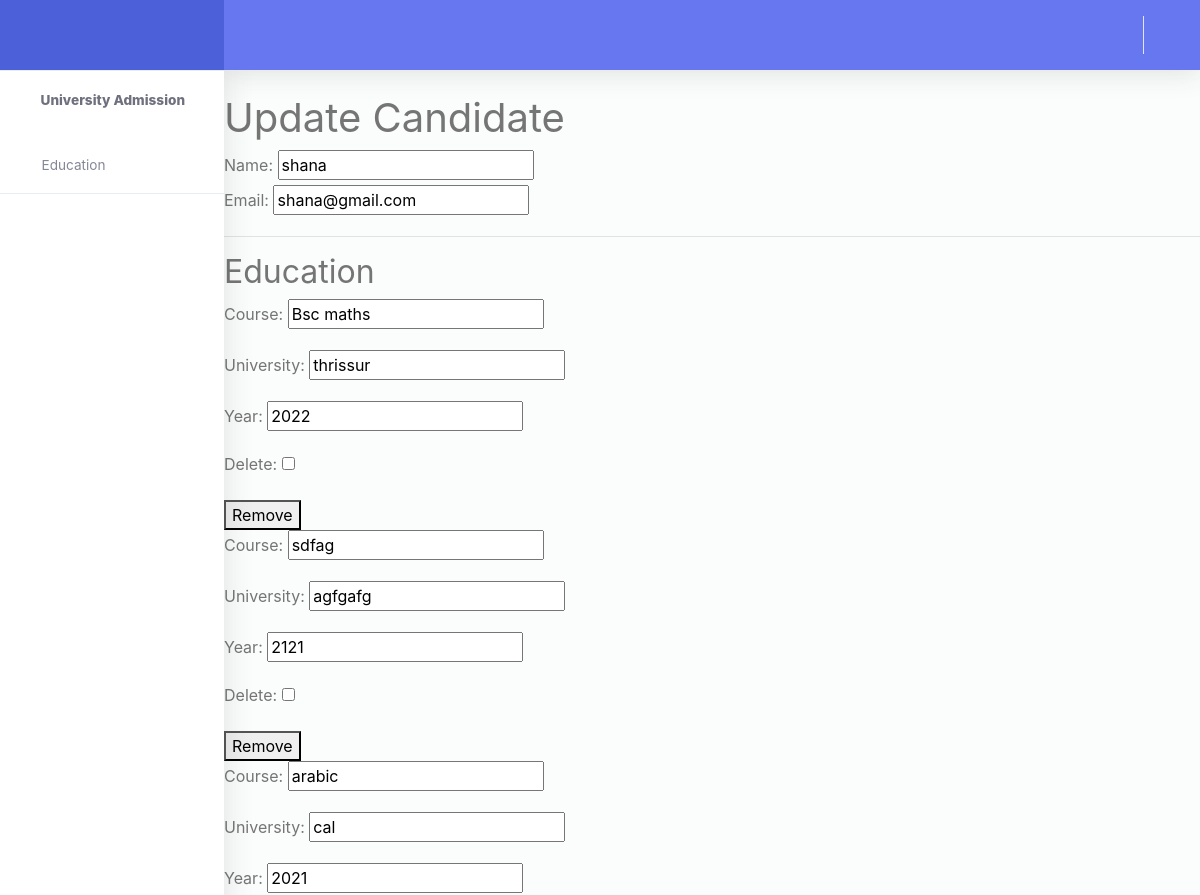
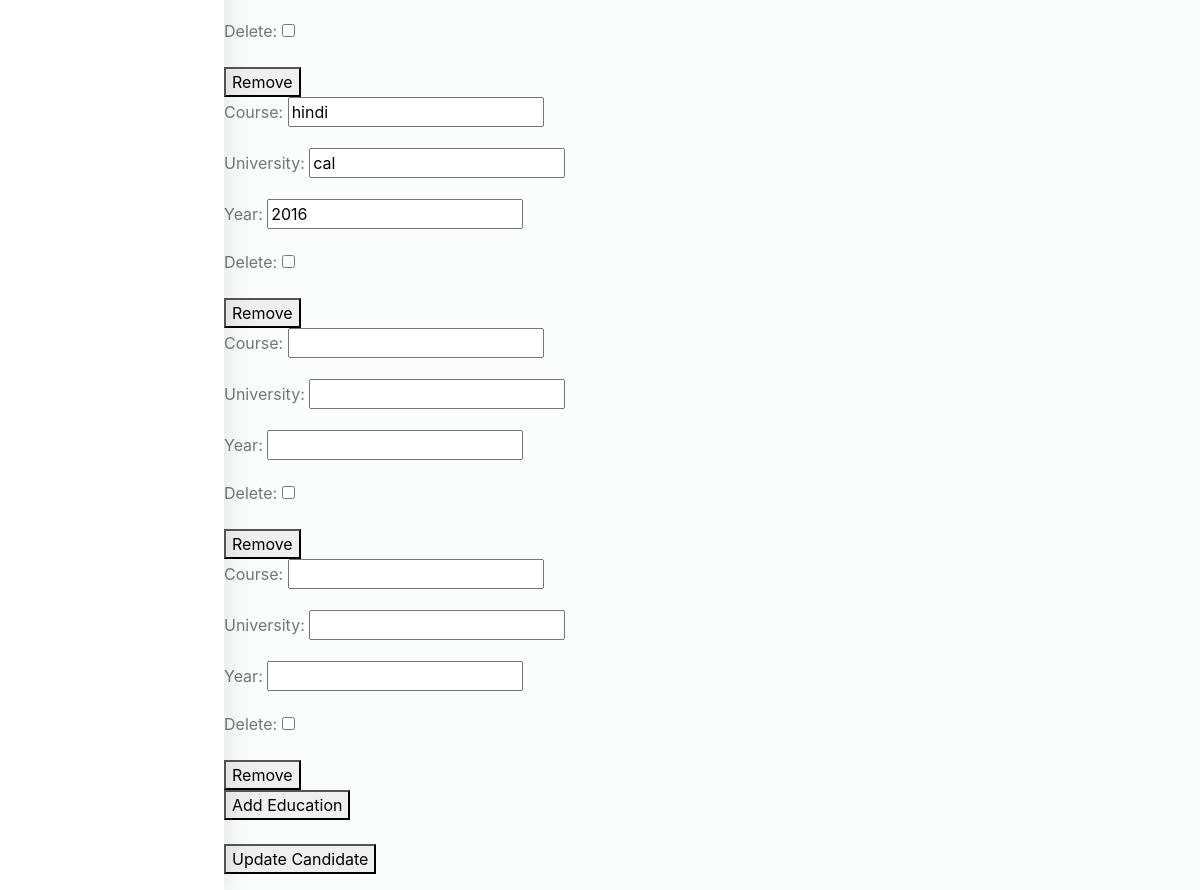
Page /candidate/1/update/ on the earlier database version (2 pictures, top to bottom).
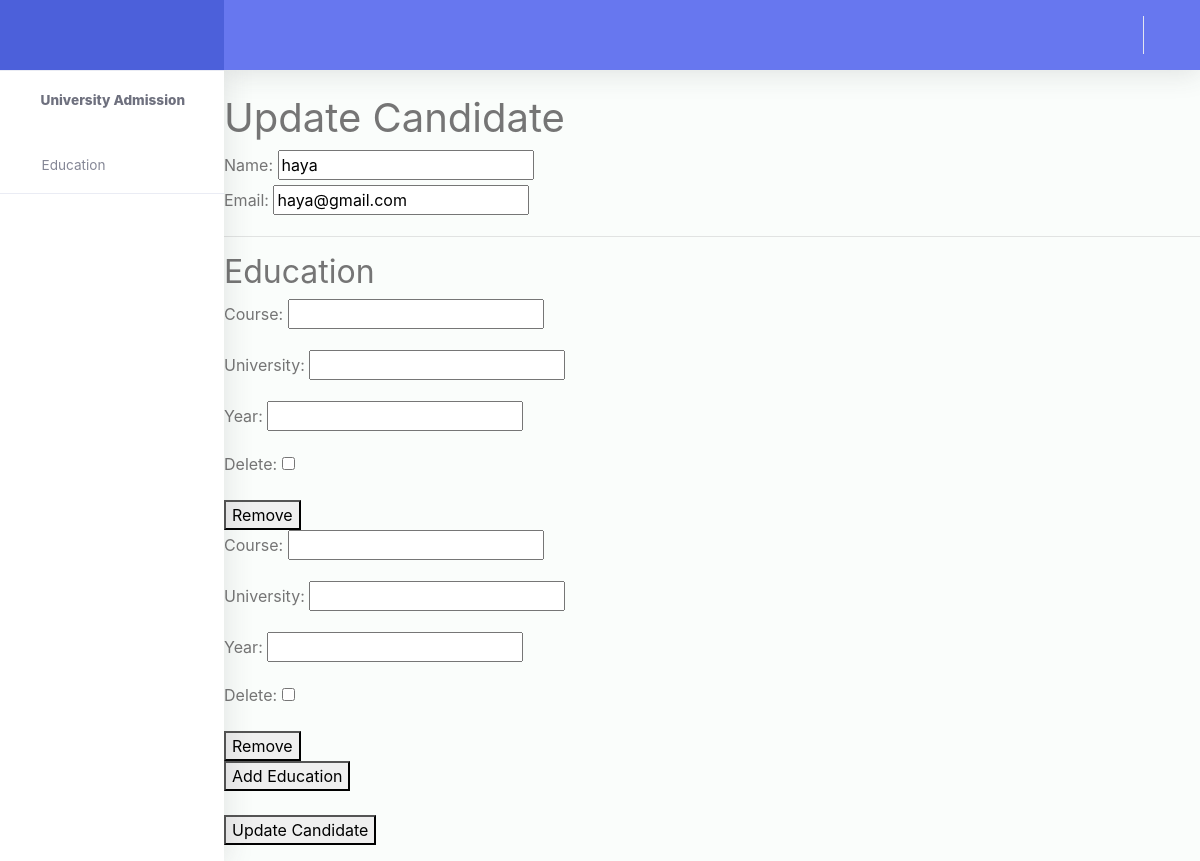
Same page on the later database version.
### new_app/models.py (models this page shows, shortened)
class Candidate(models.Model):
    name = models.CharField(max_length=50)
    email = models.EmailField(unique=True)

### new_app/views.py (the view)
# urls.py: path('candidate/<int:candidate_id>/update/', views.update_candidate, name='update_candidate'),
def update_candidate(request, candidate_id):
    candidate = get_object_or_404(Candidate, pk=candidate_id)
    EducationFormSet = modelformset_factory(Education, fields=('course', 'university', 'year'), extra=2, can_delete=True)
    if request.method == 'POST':
        candidate_form = CandidateForm(request.POST, instance=candidate)
        education_formset = EducationFormSet(request.POST, queryset=Education.objects.filter(candidate=candidate))
        if candidate_form.is_valid() and education_formset.is_valid():
            candidate_form.save()
            education_formset.save()
            return redirect('education')
    else:
        candidate_form = CandidateForm(instance=candidate)
        education_formset = EducationFormSet(queryset=Education.objects.filter(candidate=candidate))
    return render(request, 'update.html', {
        'candidate': candidate,
        'candidate_form': candidate_form,
        'education_formset': education_formset
    })

### new_app/forms.py
class CandidateForm(forms.ModelForm):
    class Meta:
        model = Candidate
        fields = ('__all__')

### templates/update.html (shortened to what this page needs)
{% extends 'indexx.html' %}
{% block content %}
  <h1>Update Candidate</h1>
  <form method="post">
    <label for="name">Name:</label>
    <input type="text" id="name" name="name" value="{{ candidate.name }}">
    <br>
    <label for="email">Email:</label>
    <input type="email" id="email" name="email" value="{{ candidate.email }}">
    <br>
    <hr>
    <h2>Education</h2>
    {% for form in education_formset.forms %}
      <div class="education-form">
        {{ form.as_p }}
        <button type="button" class="remove-form">Remove</button>
      </div>
    {% endfor %}
    <button type="button" id="add-education">Add Education</button>
    <br><br>
    <button type="submit">Update Candidate</button>
  </form>
{% endblock %}

Differences in the rows shown:
changed Candidate: name "shana" → "haya"; email "shana@gmail.com" → "haya@gmail.com"
Other differences:
form field as_p: "Bsc maths" → (not shown)
form field as_p: "thrissur" → (not shown)
form field as_p: "2022" → (not shown)
form field as_p: "sdfag" → (not shown)
form field as_p: "agfgafg" → (not shown)
form field as_p: "2121" → (not shown)
list line gone: "Course: University: Year: Delete: arabic cal 2021 ☐ Remove"
list line gone: "Course: University: Year: Delete: hindi cal 2016 ☐ Remove"
list line gone: "Course: University: Year: Delete:    ☐ Remove"
